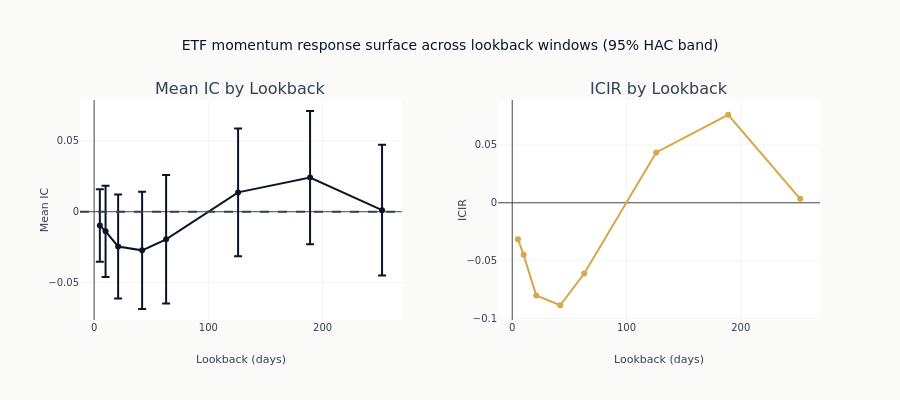

The code cell stored with this chart in its notebook:
### Code cell
# Visualize response surface
if sweep_results:
    fig = make_subplots(
        rows=1,
        cols=2,
        subplot_titles=["Mean IC by Lookback", "ICIR by Lookback"],
        horizontal_spacing=0.13,
    )

    lbs = list(sweep_results.keys())
    mean_ics = [sweep_results[lb]["mean_ic"] for lb in lbs]
    icirs = [sweep_results[lb]["icir"] for lb in lbs]
    hac_ses = [sweep_results[lb]["hac_se"] for lb in lbs]

    fig.add_trace(
        go.Scatter(
            x=lbs,
            y=mean_ics,
            mode="lines+markers",
            name="Mean IC",
            line=dict(color=COLORS["blue"]),
            error_y=dict(type="data", array=[1.96 * se for se in hac_ses]),
        ),
        row=1,
        col=1,
    )
    fig.add_hline(y=0, line_dash="dash", line_color=COLORS["neutral"], row=1, col=1)

    fig.add_trace(
        go.Scatter(
            x=lbs,
            y=icirs,
            mode="lines+markers",
            name="ICIR",
            line=dict(color=COLORS["amber"]),
        ),
        row=1,
        col=2,
    )

    fig.update_layout(
        title="ETF momentum response surface across lookback windows (95% HAC band)",
        height=400,
        showlegend=False,
    )
    fig.update_xaxes(title_text="Lookback (days)", row=1, col=1)
    fig.update_xaxes(title_text="Lookback (days)", row=1, col=2)
    fig.update_yaxes(title_text="Mean IC", row=1, col=1)
    fig.update_yaxes(title_text="ICIR", row=1, col=2)

    show_plotly_with_alt(
        fig,
        (
            "Two side-by-side panels sweeping a momentum lookback window, both with lookback "
            "in days on the horizontal axis running from a few days to about two hundred "
            "and fifty. The left panel plots mean information coefficient as a dark line "
            "with vertical error bars for a ninety-five percent band, against a dashed zero "
            "line: the line starts slightly below zero, dips to its lowest around forty "
            "days, climbs through zero near a hundred days to a broad high around a hundred "
            "and ninety, then falls back to the line at the right edge. Every error bar "
            "crosses zero, including the one at the high point. The right panel plots the "
            "information ratio of the same estimates as an amber line with no error bars, "
            "tracing the same shape against a solid zero line."
        ),
    )

### Figure 1 — Plotly figure (JSON) as saved in the notebook; plotly's stock layout.template omitted (floating-point values rounded to 4 significant figures)
{"data": [{"error_y": {"array": [0.02553, 0.03215, 0.03672, 0.04136, 0.04532, 0.04499, 0.04694, 0.0461], "type": "data"}, "line": {"color": "#0a1628"}, "mode": "lines+markers", "name": "Mean IC", "type": "scatter", "x": [5, 10, 21, 42, 63, 126, 189, 252], "xaxis": "x", "y": [-0.009709, -0.01385, -0.02451, -0.02724, -0.01946, 0.01364, 0.0241, 0.001073], "yaxis": "y"}, {"line": {"color": "#D4A84B"}, "mode": "lines+markers", "name": "ICIR", "type": "scatter", "x": [5, 10, 21, 42, 63, 126, 189, 252], "xaxis": "x2", "y": [-0.03138, -0.04493, -0.07996, -0.08844, -0.06108, 0.0435, 0.076, 0.003428], "yaxis": "y2"}], "layout": {"annotations": [{"font": {"size": 16}, "showarrow": false, "text": "Mean IC by Lookback", "x": 0.2175, "xanchor": "center", "xref": "paper", "y": 1.0, "yanchor": "bottom", "yref": "paper"}, {"font": {"size": 16}, "showarrow": false, "text": "ICIR by Lookback", "x": 0.7825, "xanchor": "center", "xref": "paper", "y": 1.0, "yanchor": "bottom", "yref": "paper"}], "height": 400, "shapes": [{"line": {"color": "#334155", "dash": "dash"}, "type": "line", "x0": 0, "x1": 1, "xref": "x domain", "y0": 0, "y1": 0, "yref": "y"}], "showlegend": false, "title": {"text": "ETF momentum response surface across lookback windows (95% HAC band)"}, "xaxis": {"anchor": "y", "domain": [0.0, 0.435], "title": {"text": "Lookback (days)"}}, "xaxis2": {"anchor": "y2", "domain": [0.565, 1.0], "title": {"text": "Lookback (days)"}}, "yaxis": {"anchor": "x", "domain": [0.0, 1.0], "title": {"text": "Mean IC"}}, "yaxis2": {"anchor": "x2", "domain": [0.0, 1.0], "title": {"text": "ICIR"}}}}
